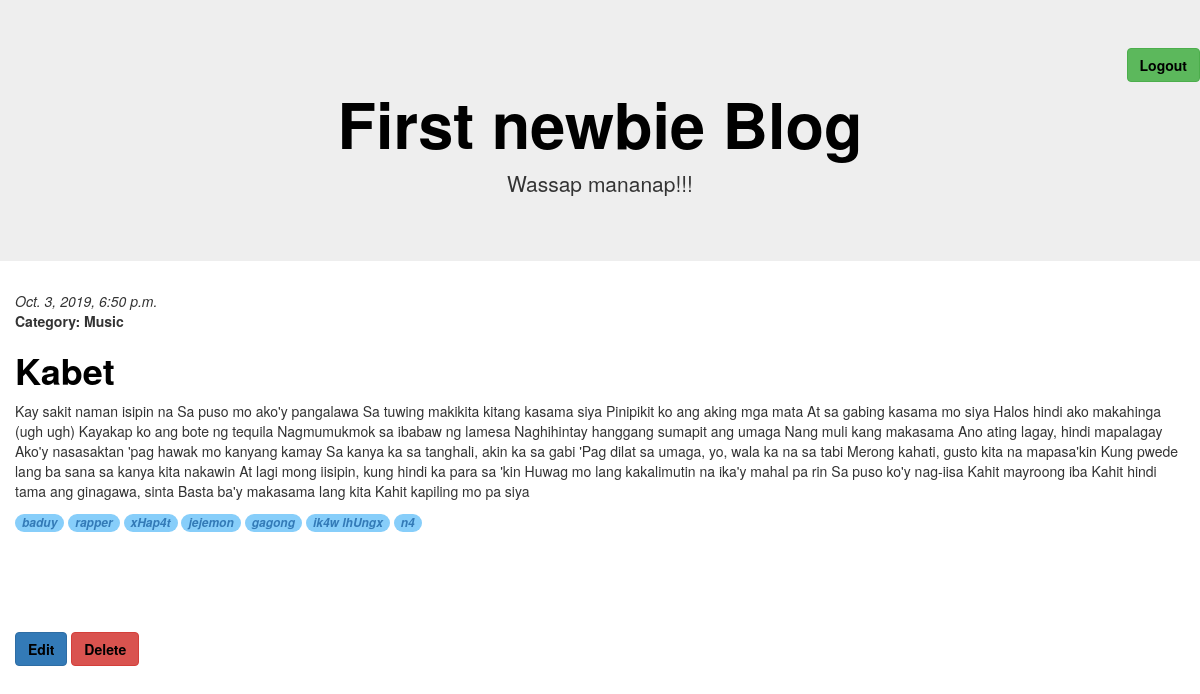
The page /content/13/ (signed in) on the database its author committed.
### userApp/models.py (models this page shows, shortened)
class Content(models.Model):
    title = models.CharField(max_length=100)
    cont = models.TextField()
    date_published = models.DateTimeField(default=timezone.now)
    author = models.ForeignKey(settings.AUTH_USER_MODEL, on_delete=models.CASCADE)
    category = models.ForeignKey(Category, on_delete = models.CASCADE, null = True)
    tags = TaggableManager()
    image = models.ImageField(upload_to='images/', null =True)
    def get_tags(self):
        tag_name = [tag.name for tag in self.tags.all()]
        return tag_name

class Category(models.Model):
    title = models.CharField(max_length=100)
    class Meta:
        verbose_name_plural = "Categories"
    def __str__(self):
        return self.title

### userApp/views.py (the view)
# urls.py: path('content/<int:content_id>/', ContDetail.as_view(), name = 'contDetail'),
class ContDetail(LoginRequiredMixin,TemplateView):
    template_name = "contentDetail.html"
    login_url = '/accounts/login/'
    def get(self, request, **kwargs):
        content_id = kwargs.get('content_id')
        content = get_object_or_404(Content,pk = content_id)
        return render(request,self.template_name, {'cont' : content_id, 'queryset':content})

### userApp/templates/contentDetail.html (shortened to what this page needs)
    {% extends 'base.html' %}
    {% block content %}
            <div class="row">
                <i>{{ queryset.date_published }}</i>
                <br>
                <b>Category: {{ queryset.category }}</b>
                <h1>{{ queryset.title }}</h1>
                <p>{{ queryset.cont }}</p>
                {% for tag in queryset.get_tags %}
                    <i class="badge"><a href="{% url 'tagList' tag %}">{{tag}}</a></i>
                {% endfor %}
                <br>
                <br>
                <br>
                <br>
                <br>
                <br>
                <button type="button" class="btn btn-primary"><a  href="{% url 'contEdit' content_id=queryset.id %}">Edit</a></button>
                <button type="button" class="btn btn-danger"><a  href="{% url 'contDelete' content_id=queryset.id %}">Delete</a></button>
            </div>
    {% endblock %}

### userApp/static/css/userApp.css (style rules this page uses)
.btn-primary a { color: black; font-weight: bold; }
.btn-danger a { color: black; font-weight: bold; }
.container h1 { color: black; font-weight: bold; }
.badge { background-color: lightskyblue; color: black; }

### rows shown on the page
Content: date_published "Oct. 3, 2019, 6:50 p.m.", category "Music", title "Kabet", cont "Kay sakit naman isipin na Sa puso mo ako'y pangalawa Sa tuwing makikita kitang kasama siya Pinipikit ko ang aking mga mata At sa gabing kasama mo siya Halos hindi ako makahinga (ugh ugh) Kayakap ko ang bote ng tequila Nagmumukmok sa ibabaw ng lamesa Naghihintay hanggang sumapit ang umaga Nang muli kang makasama Ano ating lagay, hindi mapalagay Ako'y nasasaktan 'pag hawak mo kanyang kamay Sa kanya ka sa tanghali, akin ka sa gabi 'Pag dilat sa umaga, yo, wala ka na sa tabi Merong kahati, gusto kita na mapasa'kin Kung pwede lang ba sana sa kanya kita nakawin At lagi mong iisipin, kung hindi ka para sa 'kin Huwag mo lang kakalimutin na ika'y mahal pa rin Sa puso ko'y nag-iisa Kahit mayroong iba…"
Tag: get_tags "baduy"
Tag: get_tags "rapper"
Tag: get_tags "xHap4t"
Tag: get_tags "jejemon"
Tag: get_tags "gagong"
Tag: get_tags "ik4w lhUngx"
Tag: get_tags "n4"
